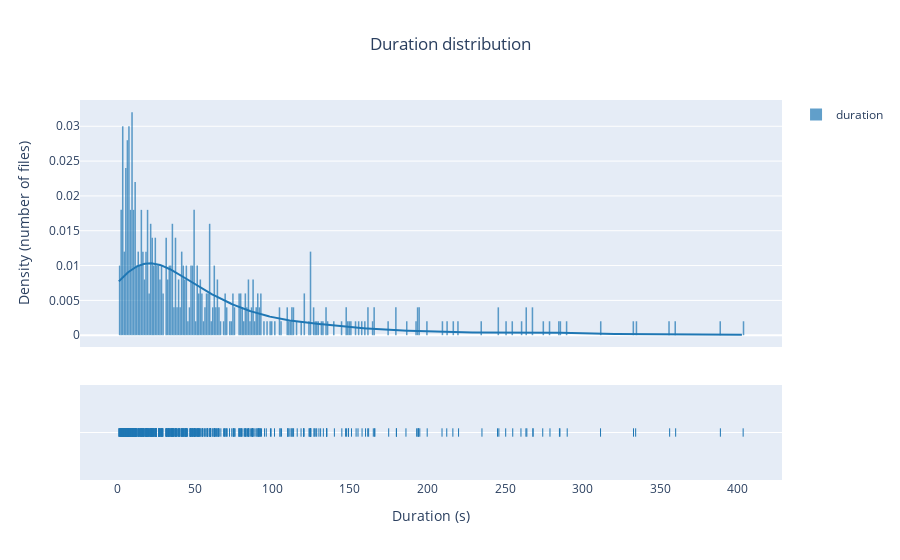

Notebook code cell kept with this figure:
### Markdown cell above
## 3.4. Duration Distribution

Analyzing only the duration distribution, we observe that most recordings are shorter than one minute. This may indicate that the recordings are tailored to capture just enough of the animal sounds for identification purposes.

### Code cell
fig = eda.duration_distribution(df)

### Figure 1 — Plotly figure (JSON) as saved in the notebook; plotly's stock layout.template omitted (floating-point values rounded to 4 significant figures; data arrays with more than 128 entries replaced by an {"elided": "..."} marker saying what was removed)
{"data": [{"autobinx": false, "histnorm": "probability density", "legendgroup": "duration", "marker": {"color": "rgb(31, 119, 180)"}, "name": "duration", "opacity": 0.7, "type": "histogram", "x": {"elided": "500 float values"}, "xaxis": "x", "xbins": {"end": 403.4, "size": 1, "start": 1.1}, "yaxis": "y"}, {"legendgroup": "duration", "marker": {"color": "rgb(31, 119, 180)"}, "mode": "lines", "name": "duration", "showlegend": false, "type": "scatter", "x": {"elided": "500 float values"}, "xaxis": "x", "y": {"elided": "500 float values"}, "yaxis": "y"}, {"legendgroup": "duration", "marker": {"color": "rgb(31, 119, 180)", "symbol": "line-ns-open"}, "mode": "markers", "name": "duration", "showlegend": false, "type": "scatter", "x": {"elided": "500 float values"}, "xaxis": "x", "y": {"elided": "500 str values"}, "yaxis": "y2"}], "layout": {"bargap": 0.005, "barmode": "overlay", "hovermode": "closest", "legend": {"traceorder": "reversed"}, "title": {"text": "Duration distribution", "x": 0.5}, "xaxis": {"anchor": "y2", "domain": [0, 1], "title": {"text": "Duration (s)"}, "zeroline": false}, "yaxis": {"anchor": "free", "domain": [0.35, 1], "position": 0, "title": {"text": "Density (number of files)"}}, "yaxis2": {"anchor": "x", "domain": [0, 0.25], "dtick": 1, "showticklabels": false}}}
